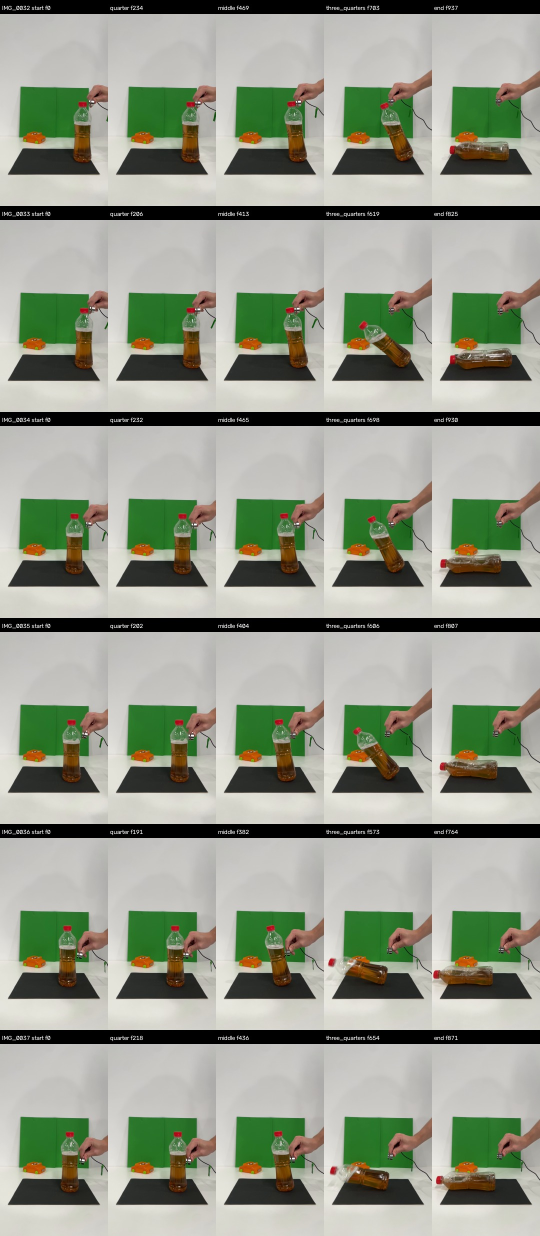
#> input picture datasets/physics_video/provenance/reviews/20260804_push_bottle/page_03.jpg, 1080 x 2472 px (shown at 1/2 size)
$ python -i prepare_20260730_parabolic_collision.py   (imports and definitions only)
#> lines starting #> are read from the running program, lines starting #| are printed output that depends on the picture
#!/usr/bin/env python3
"""Prepare the 2026-07-30 parabolic/collision dataset expansion.

This is deliberately a two-phase tool. ``align`` writes reviewable alignment
metadata only. ``encode`` consumes that metadata and materializes candidate
canonical assets under an NVMe staging directory. Nothing is published into a
Dataset release until the staged first frames and timelines have been reviewed.

The source archives remain immutable. Videos without an independent physical
annotation are excluded before alignment.
"""

from __future__ import annotations

import argparse
from concurrent.futures import ThreadPoolExecutor, as_completed
from dataclasses import asdict, dataclass
import hashlib
import itertools
import json
import math
import os
from pathlib import Path
import shutil
import subprocess
from typing import Any, Iterable

import cv2
import numpy as np
from PIL import Image, ImageDraw


ROOT = Path(__file__).resolve().parents[1]
WORK_ROOT = Path(
    "/mnt/nvme1/physics_video_benchmark/import_work_20260730"
)
OUTPUT_ROOT = WORK_ROOT / "prepared_v1"
ALIGNMENT_ROOT = OUTPUT_ROOT / "alignment"
STAGED_ASSET_ROOT = OUTPUT_ROOT / "assets"
REVIEW_ROOT = OUTPUT_ROOT / "review"

PARABOLIC_SOURCE_ROOT = (
    Path("/root/Brady/data/assets/parabolic_motion") / "平抛运动"
)
PARABOLIC_ANNOTATIONS = Path(
    "/root/Brady/data/manifests/parabolic_parameter_import_v2.jsonl"
)
PARABOLIC_EVENTS = Path(
    "/root/Brady/data/alignment_audits/parabolic_event_v1/event_windows.jsonl"
)
COLLISION_BATCH_ROOT = Path(
    "/root/Brady/data/assets/collision_1d_supplement_20260729"
)
COLLISION_INVENTORY = COLLISION_BATCH_ROOT / "metadata/raw_inventory.jsonl"
COLLISION_OLD_ALIGNMENT = (
    COLLISION_BATCH_ROOT / "processed_v1/metadata/alignment_audit.jsonl"
)

PARABOLIC_SCAN_WIDTH = 216
PARABOLIC_SCAN_HEIGHT = 384
COLLISION_SCAN_WIDTH = 480
COLLISION_SCAN_HEIGHT = 270
# Used only to interpret the legacy 24 fps collision endpoints while
# reconstructing their source-frame windows. Dataset assets themselves retain
# every frame in the selected source window at the source timing.
LEGACY_ALIGNMENT_FPS = 24


@dataclass(frozen=True)
class Component:
    frame_index: int
    x: float
    y: float
    width: int
    height: int
    area: int
    mean_difference: float

    @property
    def score(self) -> float:
        return self.area * self.mean_difference


# [351 lines left out: functions canonical_json, load_jsonl, write_json, write_jsonl, sha256, probe and 7 more, not called in this run]


def collision_circles(gray: np.ndarray) -> list[tuple[float, float, float]]:
    small = cv2.resize(
        gray,
        (COLLISION_SCAN_WIDTH, COLLISION_SCAN_HEIGHT),
        interpolation=cv2.INTER_AREA,
    )
    stretched = cv2.resize(small, (832, 468), interpolation=cv2.INTER_AREA)
    stretched = cv2.copyMakeBorder(
        stretched, 6, 6, 0, 0, cv2.BORDER_CONSTANT, value=0
    )
    blurred = cv2.GaussianBlur(stretched, (5, 5), 1.0)
    circles = cv2.HoughCircles(
        blurred,
        cv2.HOUGH_GRADIENT,
        dp=1.2,
        minDist=20,
        param1=80,
        param2=30,
        minRadius=8,
        maxRadius=25,
    )
    if circles is None:
        return []
    accepted = []
    for x, y, radius in circles[0]:
        if not (0.43 * 480 <= y <= 0.78 * 480):
            continue
        if x - radius < 3 or x + radius >= 829:
            continue
        accepted.append((float(x), float(y), float(radius)))
    return accepted


# [631 lines left out: functions collision_crop, select_collision_balls, collision_start_frame, corrected_collision_physics, align_collision, output_frame_count and 7 more, not called in this run]


# [2 lines not run here, left out]

>>> import cv2
>>> picture = cv2.imread('../datasets/physics_video/provenance/reviews/20260804_push_bottle/page_03.jpg', cv2.IMREAD_GRAYSCALE)
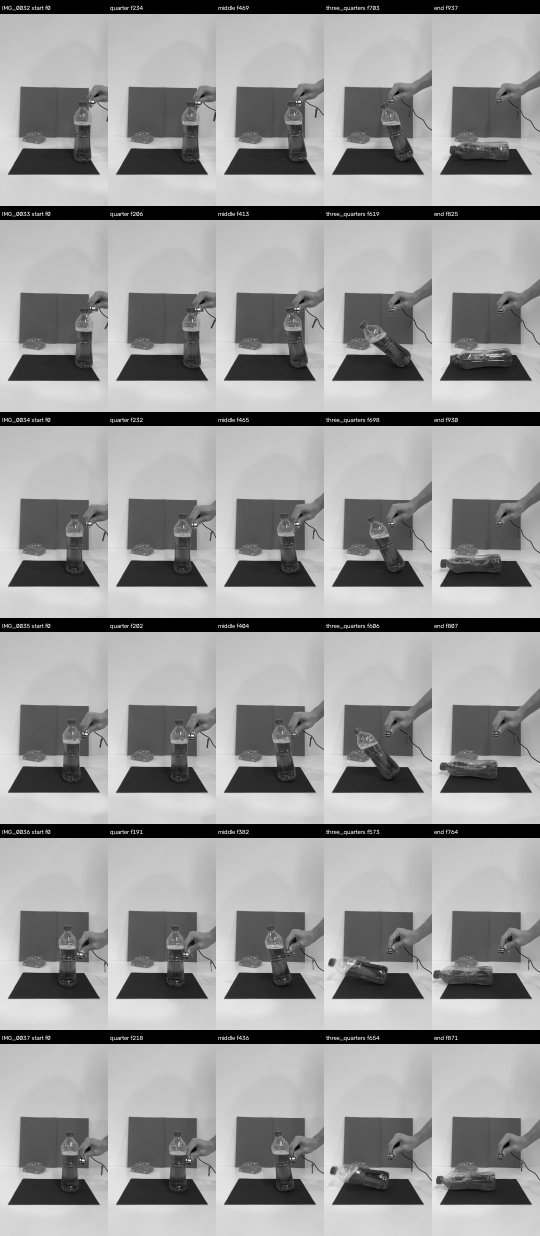
#> picture: shape (2472, 1080) (shown at 1/2 size); min 0, max 255, mean 152.3
>>> result = collision_circles(picture)
#> in collision_circles, `small = cv2.resize( gray, (COLLISION_SCAN_WIDTH, COLLISION_SCAN_HEIGHT..`:
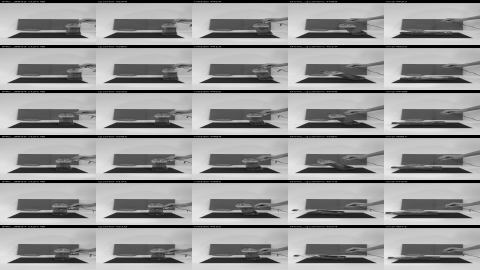
#> small: shape (270, 480); min 0, max 232, mean 152.3
#> in collision_circles, `stretched = cv2.resize(small, (832, 468), interpolation=cv2.INTER_AREA)`:
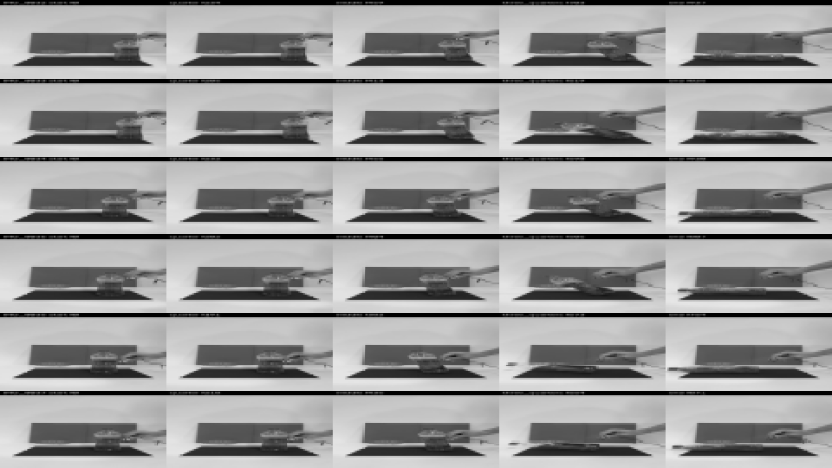
#> stretched: shape (468, 832); min 0, max 232, mean 153.7
#> in collision_circles, `stretched = cv2.copyMakeBorder( stretched, 6, 6, 0, 0, cv2.BORDER_CONS..`:
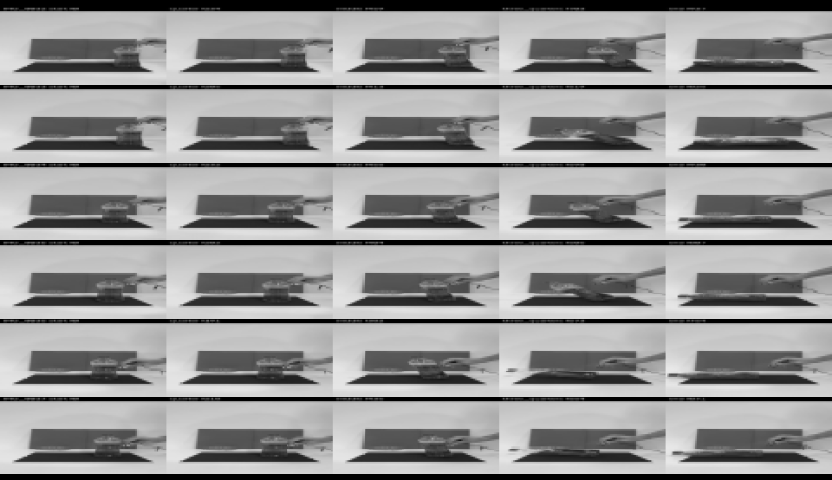
#> stretched: shape (480, 832); min 0, max 232, mean 149.9
#> in collision_circles, `blurred = cv2.GaussianBlur(stretched, (5, 5), 1.0)`:
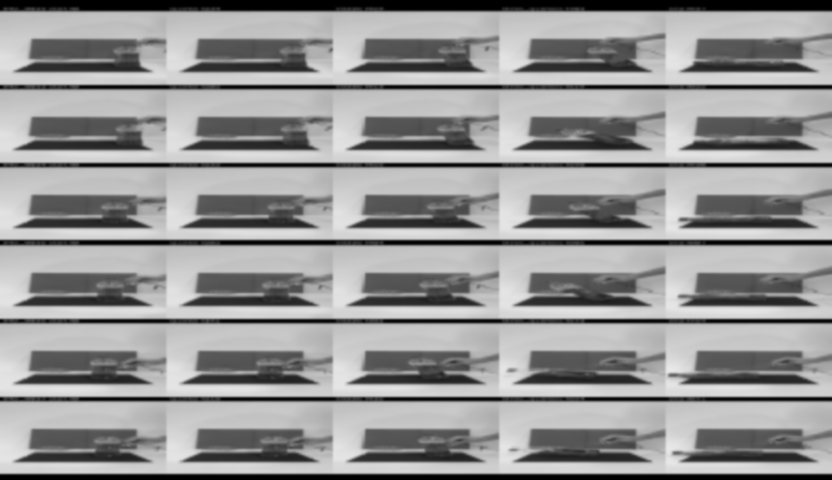
#> blurred: shape (480, 832); min 0, max 232, mean 149.9
#> in collision_circles, `circles = cv2.HoughCircles( blurred, cv2.HOUGH_GRADIENT, dp=1.2, minDi..`: circles = None
#> result = []

$ run again, on datasets/physics_video/provenance/reviews/20260804_push_bottle/page_05.jpg
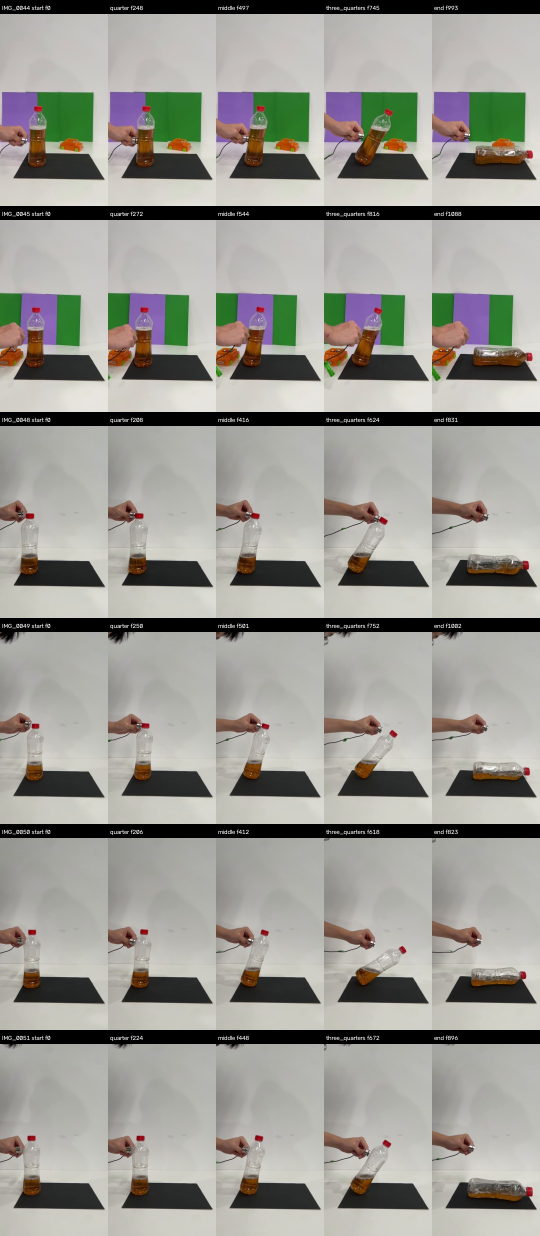
#> input picture datasets/physics_video/provenance/reviews/20260804_push_bottle/page_05.jpg, 1080 x 2472 px (shown at 1/2 size)
#> in collision_circles, `small = cv2.resize( gray, (COLLISION_SCAN_WIDTH, COLLISION_SCAN_HEIGHT..`:
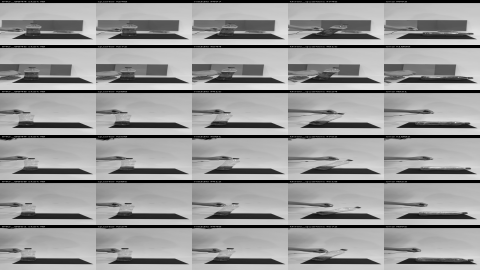
#> small: shape (270, 480); min 0, max 231, mean 153.6
#> in collision_circles, `blurred = cv2.GaussianBlur(stretched, (5, 5), 1.0)`:
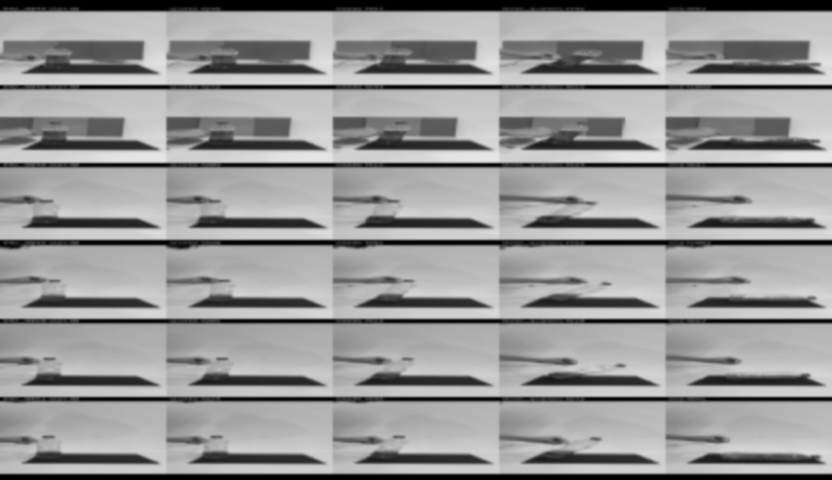
#> blurred: shape (480, 832); min 0, max 231, mean 151.5
#> circles = None
#> result = []

$ run again, on datasets/physics_video/provenance/reviews/20260804_push_bottle/page_06.jpg
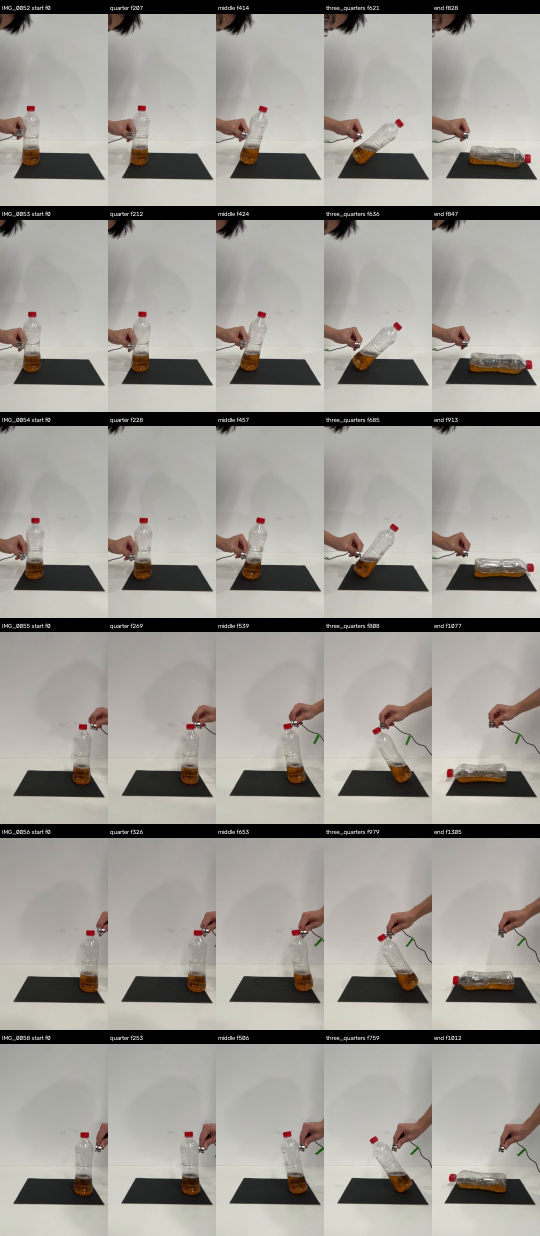
#> input picture datasets/physics_video/provenance/reviews/20260804_push_bottle/page_06.jpg, 1080 x 2472 px (shown at 1/2 size)
#> in collision_circles, `small = cv2.resize( gray, (COLLISION_SCAN_WIDTH, COLLISION_SCAN_HEIGHT..`:
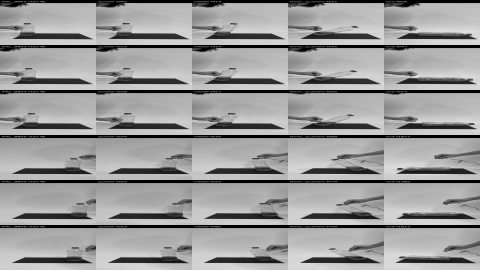
#> small: shape (270, 480); min 0, max 223, mean 154.8
#> in collision_circles, `blurred = cv2.GaussianBlur(stretched, (5, 5), 1.0)`:
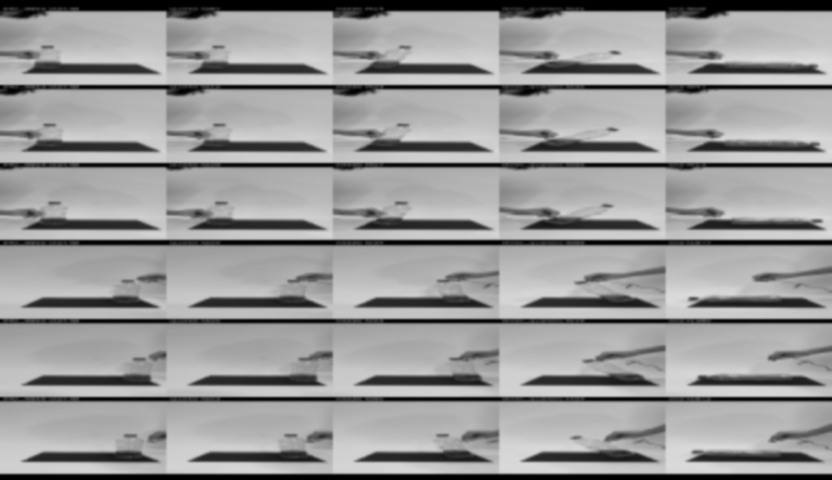
#> blurred: shape (480, 832); min 0, max 221, mean 152.5
#> circles = None
#> result = []
